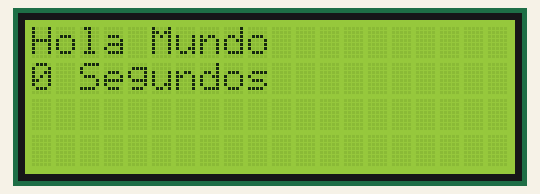
Bench run of a sketch on a simulated Arduino Uno, built with avr-gcc and run on an emulated ATmega328P. Parts: 20×4 character LCD.

Above: at 0.1 s.
At 4.1 s:
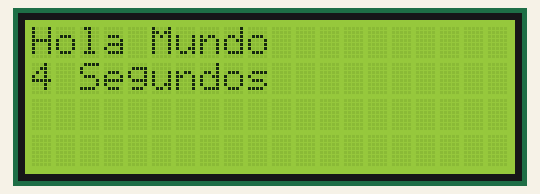
At 11.2 s:
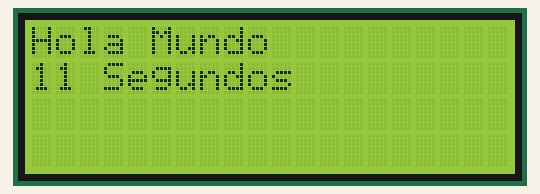
At 19.2 s:
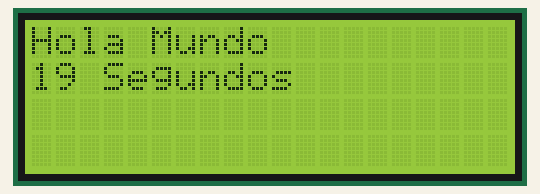
At 27.1 s:
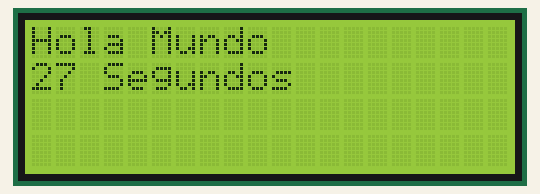
At 38.1 s:
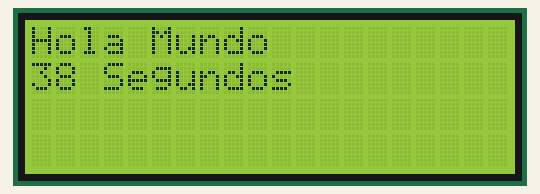

Measured:
- what the display in image 1 shows lasts 1.0 s, from 4.0 s to 5.0 s

The sketch:

PROGRAMA_DE_PRUEBA_DE_LCD_16X2.ino
```cpp
#include <LiquidCrystal_I2C.h>

//Crear el objeto lcd  dirección  0x3F y 16 columnas x 2 filas
LiquidCrystal_I2C lcd(0x27,20,4);  //

void setup() {
  // Inicializar el LCD
  lcd.init();

  //Encender la luz de fondo.
  lcd.backlight();

  // Escribimos el Mensaje en el LCD.
  lcd.print("Hola Mundo");
}

void loop() {
   // Ubicamos el cursor en la primera posición(columna:0) de la segunda línea(fila:1)
  lcd.setCursor(0, 1);
   // Escribimos el número de segundos trascurridos
  lcd.print(millis()/1000);
  lcd.print(" Segundos");
  delay(100);
}
```
